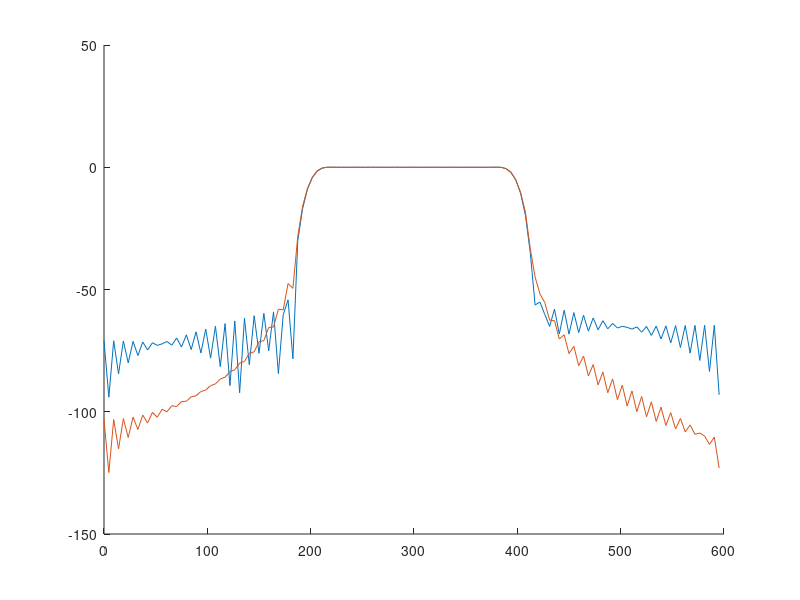

MATLAB code for this plot:
close all;
clear all;

% dane
fpr=1200;           %czestotliwosc probkowania
df=200;             %szerokosc pasma przepustowego
fc=300;             %srodek pasma przepustowego
N=128;              %długość filtru
fup=fc+(df/2);      %gorna granica filtru
fdown=fc-(df/2);    %dolna granica filtru

% okno hamminga
figure(1);
hold all;
b1 = fir1(N,[fdown/fpr*2 fup/fpr*2],hamming(N+1));
[h1,f1] = freqz(b1,1,N,fpr); %odpowiedz impulsowa
plot(f1,20*log10(abs(h1)));


% okno hanninga
b2 = fir1(N,[fdown/fpr*2 fup/fpr*2],hanning(N+1));
[h2,f2] = freqz(b2,1,N,fpr);
plot(f2,20*log10(abs(h2)));